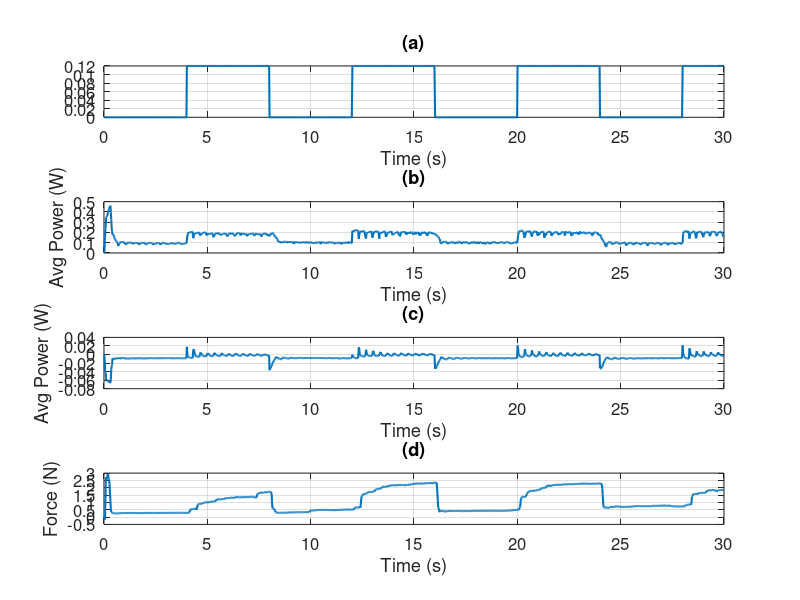
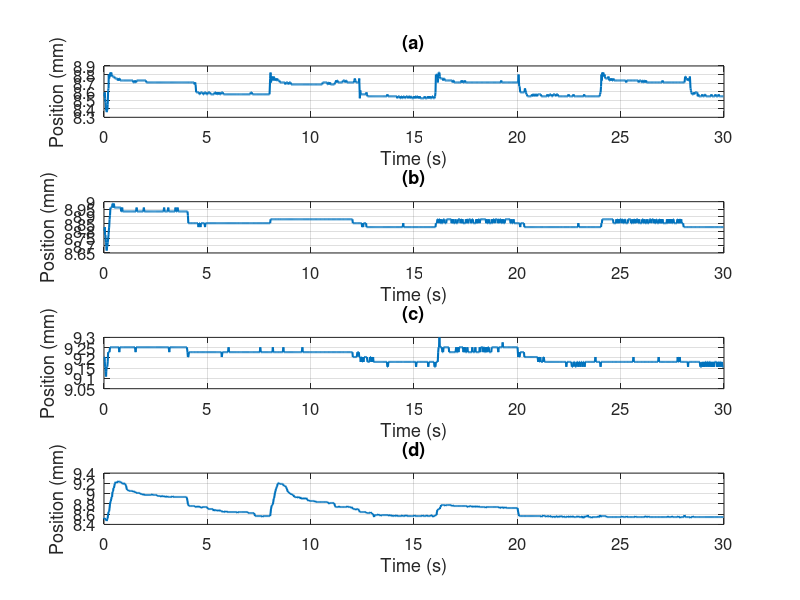

The MATLAB script that drew these images, in order:
clc, close all
% Cargar datos
load('Square_012.mat');

% Configuración de estilo de gráfica
set(0, 'DefaultAxesFontSize', 12);
set(0, 'DefaultLineLineWidth', 1.5);

% Posición deseada del índice
% Crear una figura con 4 subplots (4 filas y 1 columna)
figure;

% Subplot 1: Gráfica de y1 = sin(x)
subplot(4, 1, 1); % (filas, columnas, índice)
B = squeeze(Ref_track.signals.values);
plot(Ref_track.time, B);

xlabel('Time (s)');
ylabel('');
title('(a)');
grid on;


% Subplot 3: Gráfica de y3 = sin(2x)
subplot(4, 1, 2);
D =  P_tot.signals.values;
plot(P_tot.time, D);

xlabel('Time (s)');
ylabel('Avg Power (W)');
title('(b)');
grid on;

% Subplot 4: Gráfica de y4 = cos(2x)
subplot(4, 1, 3);
F = squeeze( Power_Error.signals.values);
plot( Power_Error.time, F);

xlabel('Time (s)');
ylabel('Avg Power (W)');
title('(c)');
grid on;

% Subplot 5: Gráfica de y4 = cos(2x)
subplot(4, 1, 4);
A = squeeze( FSR_force.signals.values);
plot( FSR_force.time, A);

xlabel('Time (s)');
ylabel('Force (N)');
title('(d)');
grid on;


% Crear una figura con 4 subplots (4 filas y 1 columna)
figure;

% Subplot 2: Gráfica de y2 = cos(x)
subplot(4, 1, 1);
Ci = squeeze(pos_vastagoind.signals.values);
plot(pos_vastagoind.time, Ci);

xlabel('Time (s)');
ylabel('Position (mm)');
title('(a)');
grid on;

% Subplot 2: Gráfica de y2 = cos(x)
subplot(4, 1, 2);
Cm = squeeze(pos_vastagomed.signals.values);
plot(pos_vastagoind.time, Cm);

xlabel('Time (s)');
ylabel('Position (mm)');
title('(b)');
grid on;

% Subplot 2: Gráfica de y2 = cos(x)
subplot(4, 1, 3);
Ca = squeeze(pos_vastagoanul.signals.values);
plot(pos_vastagoind.time, Ca);

xlabel('Time (s)');
ylabel('Position (mm)');
title('(c)');
grid on;

% Subplot 2: Gráfica de y2 = cos(x)
subplot(4, 1, 4);
Cp = squeeze(pos_vastagopul.signals.values);
plot(pos_vastagoind.time, Cp);

xlabel('Time (s)');
ylabel('Position (mm)');
title('(d)');
grid on;
